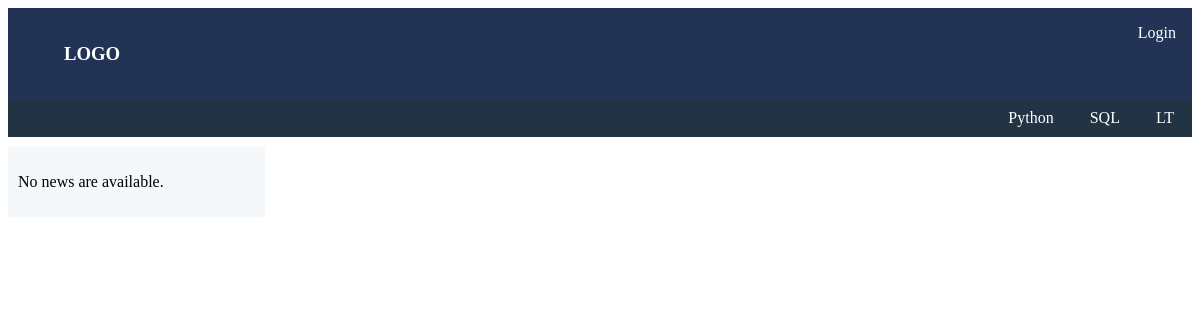
Page /mainpage/ on the earlier database version.
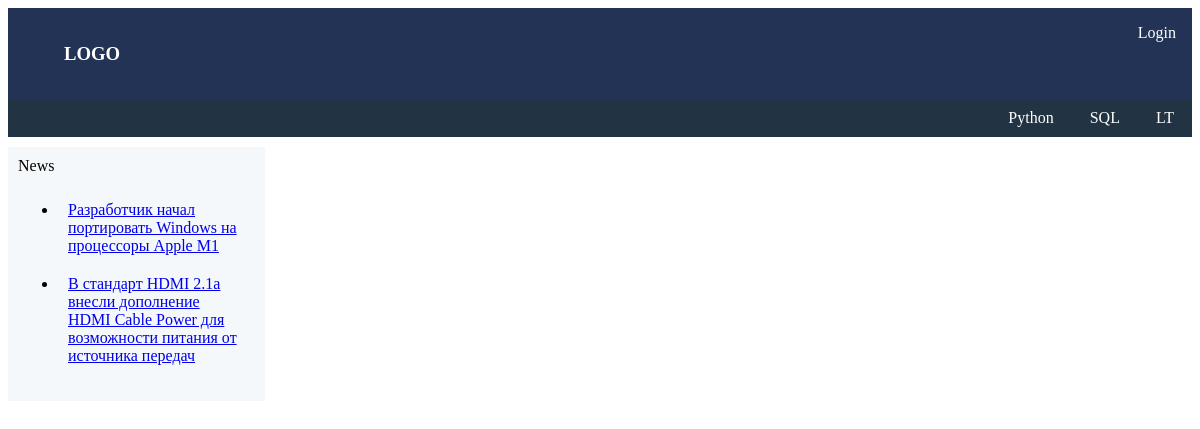
Same page on the later database version.
### news_blog/models.py (models this page shows, shortened)
class Issue(models.Model):
    issue_topic = models.CharField(max_length=100)
    issue_text = models.CharField(max_length=400)
    issue_author = models.CharField(max_length=100)
    issue_class = models.CharField(max_length=100)
    pub_date = models.DateTimeField('date published')

### news_blog/views.py (the view)
# urls.py: path('', views.IndexView.as_view(), name='index'),
class IndexView(generic.ListView):
    template_name = 'mainpage/index.html'
    context_object_name = 'latest_issue_list'
    def get_queryset(self):
        return Issue.objects.order_by('-pub_date')[:5]

### mainpage/templates/mainpage/index.html
{% extends "./base.html" %}
{%block imports%}
{% load static %}
<link rel="stylesheet" type="text/css" href="{% static 'news_blog/aside_style.css' %}">
{%endblock imports %}
{% block left_aside %}
<aside class="left_aside">
    {% if latest_issue_list %}
    <p5>News</p5>
    <ul class="news_list">
        {% for issue in latest_issue_list %}
        <li><a href="{% url 'news_blog:detail' issue.id %}">{{ issue.issue_topic }}</a></li>
        {% endfor %}
    </ul>
    {% else %}
    <p>No news are available.</p>
    {% endif %}
</aside>
{% endblock left_aside %}

### mainpage/templates/mainpage/base.html (shortened to what this page needs)
<!DOCTYPE html>
<html lang="en">
<head>
    {% load static %}
    <link rel="stylesheet" type="text/css" href="{% static 'mainpage/style.css' %}">
    {%block imports%}
    {%endblock imports%}
</head>
<body>
    {% block header %}
    <header>
        <ul class="header1">
            <li class="logo"><a href="{% url 'mainpage:index' %}"><h3>LOGO</h3></a></li>
            <li class="login"><a href="#login">Login</a></li>
        </ul>
    </header>
    <ul class="banner_container">
        <li class="banner"><a href="#lt">LT</a></li>
        <li class="banner"><a href="#sql">SQL</a></li>
        <li class="banner"><a href="#python">Python</a></li>
    </ul>
    {% endblock header %}
    {% block left_aside %}
    {% endblock left_aside %}
</body>
</html>

### mainpage/static/mainpage/style.css (style rules this page uses)
header, footer { padding: 1em; color: white; background-color: #235; clear: left; }
.header1 { list-style-type: none; margin: 0; padding 0; overflow: hidden; }
.header1 .logo a { float: left; color: white; text-decoration: none; }
.header1 .login a { float: right; color: white; text-decoration: none; }
.banner_container { list-style-type: none; margin: 0; padding 0; overflow: hidden; background-color: #234; }
.banner { float: right; text-align: center; }
.banner a { display: inline-block; color: white; text-align: center; padding: 10px 18px; text-decoration: none; }

### news_blog/static/news_blog/aside_style.css (style rules this page uses)
aside { color: black; background-color: rgb(245, 248, 250); width: 20%; padding: 10px; margin-top: 10px; overflow: hidden; }
.news_list li { color: black; padding: 10px; text-decoration: none; }

Differences in the rows shown:
added Issue: issue_topic "Разработчик начал портировать Windows на процессоры Apple M1"
added Issue: issue_topic "В стандарт HDMI 2.1a внесли дополнение HDMI Cable Power для возможности питания от источника передач"
Other differences:
text no longer shown: "No news are available."
text now shown: "News"
